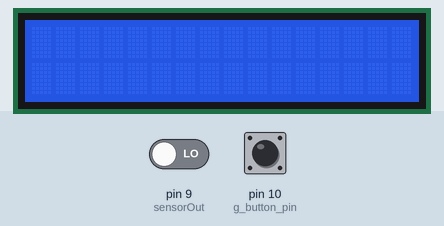
This sketch was run on a simulated Arduino Uno, built with avr-gcc and run on an emulated ATmega328P. On the bench: 16×2 character LCD. The inputs (shaded band) are chosen by the test bench; at power-on: pin 10 (g_button_pin) HIGH, pin 9 (sensorOut) LOW. What the sketch prints to the serial monitor is not drawn.

Above: at 1.2 s.
1.3 s: pin 10 (g_button_pin) pulled LOW for 0.15 s
At 5.8 s:
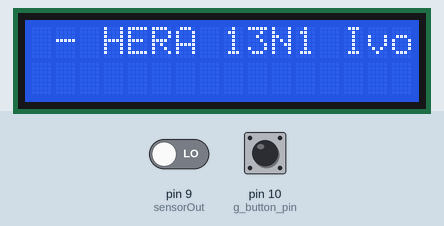
7.4 s: pin 10 (g_button_pin) pulled LOW for 1 s
Timing chart, 0 to 10.4 s (numbered marks = the images above; inputs shaded):
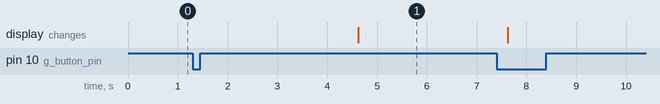

The sketch:

hera.ino
```cpp
#include <LiquidCrystal.h>
// 핀 위치 세팅 및 필요 함수 불러오기
#define S0 4
#define S1 5
#define S2 6
#define S3 7
#define sensorOut 9
#include <Wire.h>
#include <LiquidCrystal_I2C.h> // LCD 라이브러리 불러오기

// 주파수 값 초기화
int g_redFrequency = 0;
int g_greenFrequency = 0;
int g_blueFrequency = 0;
// 색깔 값 초기화
int g_redColor = 0;
int g_greenColor = 0;
int g_blueColor = 0;
// 스위치 버튼 핀;
int g_button_pin = 10;
LiquidCrystal_I2C lcd(0x27, 16, 2);

void setup() {
  // 색깔센서 핀 설정
  pinMode(S0, OUTPUT);
  pinMode(S1, OUTPUT);
  pinMode(S2, OUTPUT);
  pinMode(S3, OUTPUT);

  // 스위치 핀 설정
  pinMode(g_button_pin,INPUT_PULLUP);

  // 색깔센서 센서 출력값 받음
  pinMode(sensorOut, INPUT);

  // 주파수값 세팅
  digitalWrite(S0,HIGH);
  digitalWrite(S1,LOW);

  // 시리얼 모니터랑 lcd 초기 설정
  Serial.begin(9600);
  lcd.init();
  lcd.backlight();
 }

void loop() {
  while(digitalRead(g_button_pin) == LOW) {
    lcd.setCursor(0, 0); // lcd표시 위치 세팅

    // 빨간색 값을 읽을 수 있게 설정
    digitalWrite(S2, LOW);
    digitalWrite(S3, LOW);

    // 빨간색 주파수값
    g_redFrequency = pulseIn(sensorOut, LOW);
    // 빨간색 값 0~255로 맵핑
    g_redColor = map(g_redFrequency, 23, 343, 255, 0);

    // 빨간색값을 받음
    Serial.print("R = ");
    Serial.print(g_redColor);
    delay(100);


    // 녹색값 읽을 수 있게 설정
    digitalWrite(S2, HIGH);
    digitalWrite(S3, HIGH);

    // 녹색 주파수값
    g_greenFrequency = pulseIn(sensorOut, LOW);
    // 녹색값 0~255로 맵핑
    g_greenColor = map(g_greenFrequency, 35, 371, 255, 0);

    // 녹색값을 받음
    Serial.print("G = ");
    Serial.print(g_greenColor);
    delay(100);


    // 파랑색 값을 읽을 수 있게 설정
    digitalWrite(S2, LOW);
    digitalWrite(S3, HIGH);

    // 파랑색 주파수값
    g_blueFrequency = pulseIn(sensorOut, LOW);
    // 파랑색값 0~255로 맵핑
    g_blueColor = map(g_blueFrequency, 12, 105, 255, 0);

    // 파랑색값을 받음
    Serial.print("B = ");
    Serial.println(g_blueColor);
    delay(100);


    // 판별식을 설정하고 입력값이 맞는 범위에 따라서 화장품 호수가 lcd에 나타나게 표시
    if((245 < g_redColor) && (220 < g_blueColor) && (230 < g_greenColor)) {
      lcd.println(" - HERA 13N1 Ivory - ");
    }
    else if((230 < g_redColor) && (210 < g_blueColor) && (220 < g_greenColor)) {
      lcd.println(" - HERA 21N1 Vanilla - ");
    }
    else if((220 < g_redColor) && (200 < g_blueColor) && (210 < g_greenColor)) {
      lcd.println(" - HERA 23N1 Beige - ");
    }
    else {
      lcd.println(" - HERA Unknown - ");
    }
    delay(3000);

    // lcd 초기화
    lcd.clear();
  }
} 
```

Measured:
- after the input at 1.3 s, the display: changes after 3.3 s (image 1)
